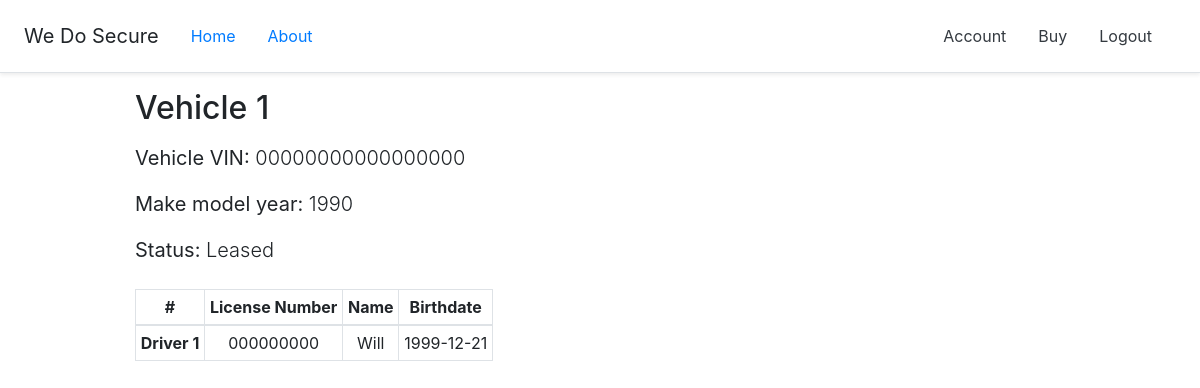
Page /details/1 (signed in) on the earlier database version.
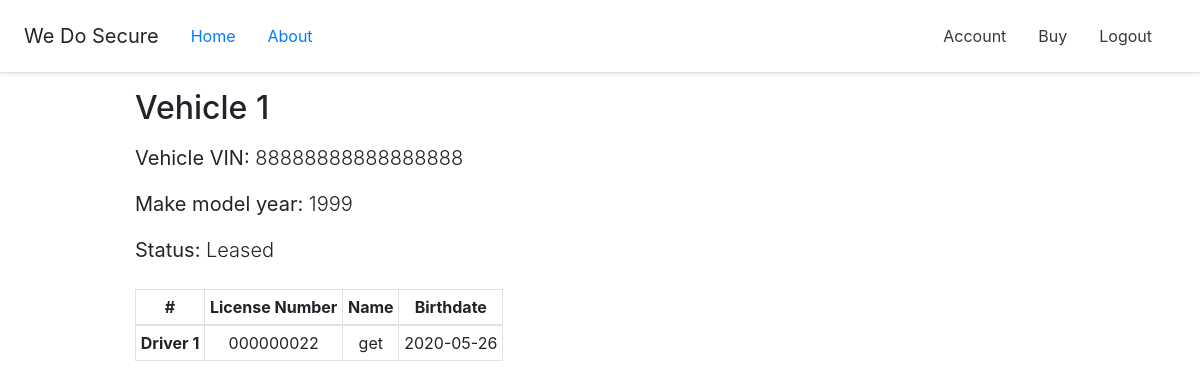
Same page on the later database version.
### insurance/models.py (models this page shows, shortened)
class Vehicle(db.Model):
    vin = db.Column(db.String(20), primary_key=True)
    make_model_year = db.Column(db.Integer, nullable=False)
    status = db.Column(db.String(1), nullable=False)
    insurance_id = db.Column(db.Integer, db.ForeignKey('insurance.id'), nullable=False)
    drivers = db.relationship('Driver', backref='vhc', lazy=True)

class Driver(db.Model):
    license_number = db.Column(db.String(20), primary_key=True)
    driver_name = db.Column(db.String(50), nullable=False)
    birthdate = db.Column(db.Date, nullable=False)
    vehicle_id = db.Column(db.Integer, db.ForeignKey('vehicle.vin'), nullable=False)

### insurance/routes.py (the view)
@app.route('/details/<insurance_id>')
@login_required
def details(insurance_id):
    insurance = Insurance.query.get(insurance_id)
    return render_template('details.html', title='details', insurance=insurance)

### insurance/models.py (called while the page is built)
@login_manager.user_loader
def load_user(user_id):
    return Customer.query.get(int(user_id))

### insurance/templates/details.html (shortened to what this page needs)
{% extends "layout.html" %}
{% block content %}
    <div class="content-section">
        {% if insurance.type == 'A' %}
            <div>
                {% for vehicle in insurance.vehicles %}
                    <div class="form-group mb-4">
                        <h2 class="mb-3">Vehicle {{ loop.index0 + 1 }}</h2>
                        <p class="lead"><b>Vehicle VIN: </b>{{ vehicle.vin }}</p>
                        <p class="lead"><b>Make model year: </b>{{ vehicle.make_model_year }}</p>
                        <p class="lead"><b>Status: </b>
                            {% if vehicle.status == 'O' %}
                                Owened
                            {% elif vehicle.status == 'F' %}
                                Financed
                            {% else %}
                                Leased
                            {% endif %}
                        </p>
                        <table class="table-sm table-bordered text-center mt-4">
                            <thead>
                                <tr>
                                    <th scope="col">#</th>
                                    <th scope="col">License Number</th>
                                    <th scope="col">Name</th>
                                    <th scope="col">Birthdate</th>
                                </tr>
                            </thead>
                            <tbody>
                                {% for driver in vehicle.drivers %}
                                    <tr>
                                        <th scope="row">Driver {{ loop.index0 + 1 }}</th>
                                        <td>{{ driver.license_number }}</td>
                                        <td>{{ driver.driver_name }}</td>
                                        <td>{{ driver.birthdate }}</td>
                                    </tr>
                                {% endfor %}
                            </tbody>
                        </table>
                    </div>
                {% endfor %}
            </div>
        {% endif %}
{% endblock content %}

Differences in the rows shown:
removed Vehicle: vin "00000000000000000", make_model_year "1990", status "Leased"
removed Driver: license_number "000000000", driver_name "Will", birthdate "1999-12-21", shown under "00000000000000000"
now on this page (row edited): Vehicle: vin "88888888888888888", make_model_year "1999", status "Leased"
now on this page (row edited): Driver: license_number "000000022", driver_name "get", birthdate "2020-05-26", shown under "88888888888888888"
